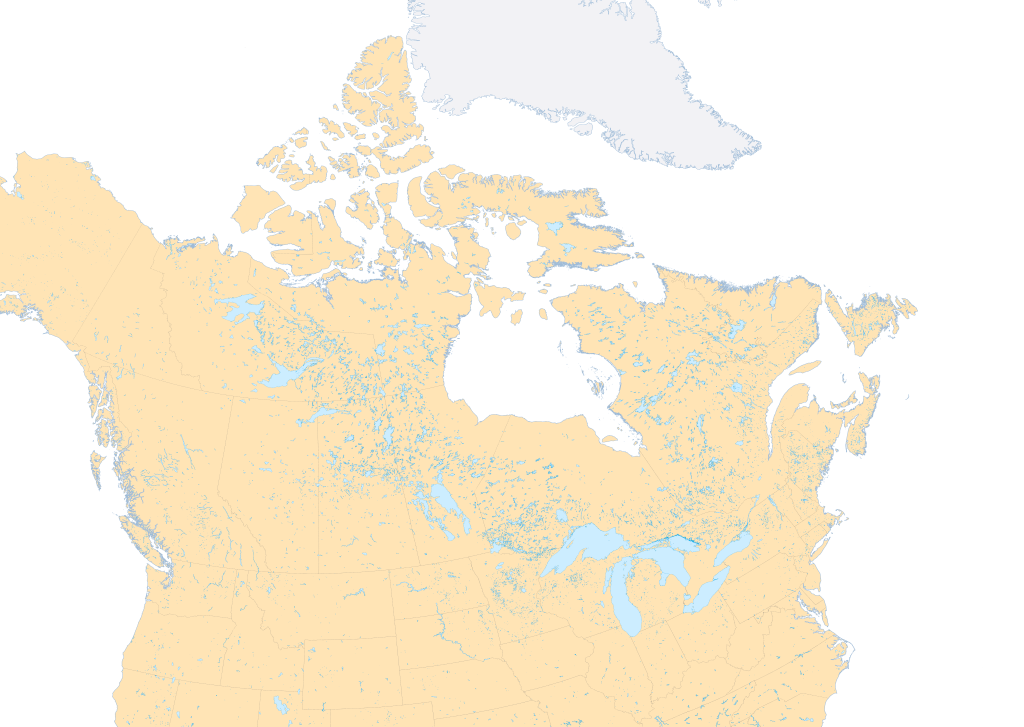
#> input picture overlay.png, 6141 x 4357 px (shown at 1/6 size)
$ python -i processor.py   (imports and definitions only)
#> lines starting #> are read from the running program, lines starting #| are printed output that depends on the picture; after the words box and inside, x2 and y2 are one past the last pixel; in counts of white or black regions, pixels touching at a corner belong together
"""
🖼️ Image Processing Engine (Vercel Native)
────────────────────────────────────────
Converts grayscale ECCC synoptic maps into color-enhanced versions.
Preserves all meteorological features (isobars, labels, fronts)
and applies color only to background regions.
"""

import io
import logging
import time

import cv2
import numpy as np
from PIL import Image

import api.config as config

logger = logging.getLogger(__name__)

# [13 lines left out: functions _bytes_to_cv2, _cv2_to_bytes, not called in this run]

def extract_foreground(gray: np.ndarray) -> np.ndarray:
    """Extract foreground elements (isobars, text, weather symbols)."""
    _, foreground_mask = cv2.threshold(
        gray, config.FOREGROUND_THRESHOLD, 255, cv2.THRESH_BINARY_INV
    )
    edges = cv2.Canny(gray, 50, 150)
    combined = cv2.bitwise_or(foreground_mask, edges)
    kernel = np.ones((2, 2), np.uint8)
    combined = cv2.dilate(combined, kernel, iterations=1)
    return combined

# [53 lines left out: functions segment_land_water, apply_colors, smooth_color_boundaries, process_image, convert_original_to_png, not called in this run]

>>> import cv2
>>> picture = cv2.imread('../overlay.png', cv2.IMREAD_GRAYSCALE)
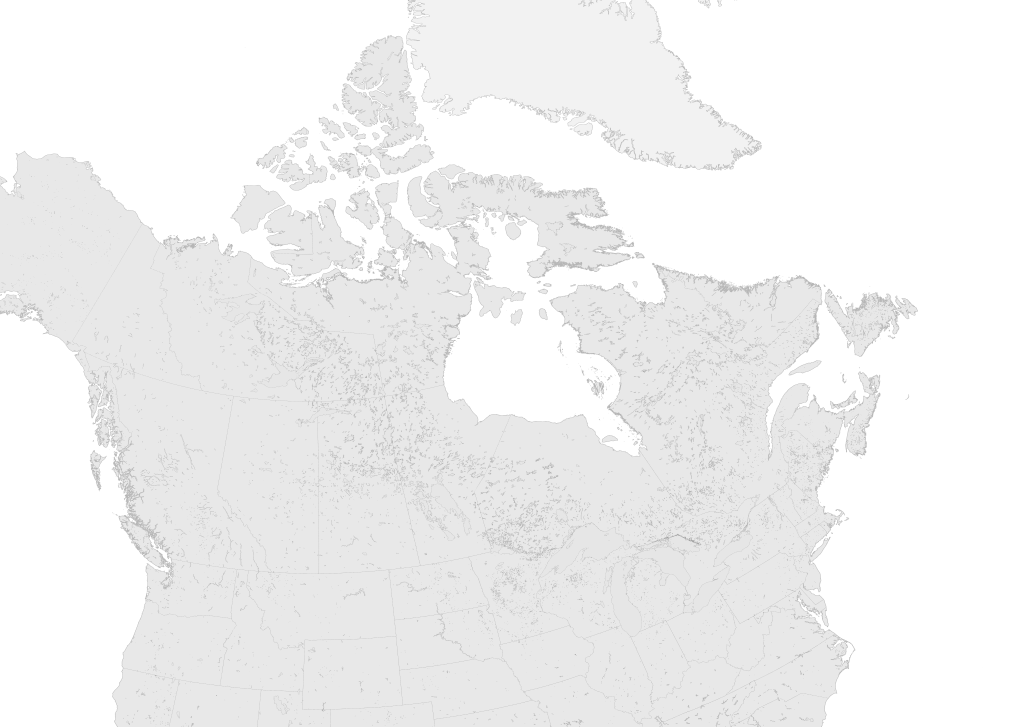
#> picture: shape (4357, 6141) (shown at 1/6 size); min 0, max 255, mean 241.6
>>> result = extract_foreground(picture)
#> in extract_foreground, `_, foreground_mask = cv2.threshold( gray, config.FOREGROUND_THRESHOLD,..`:
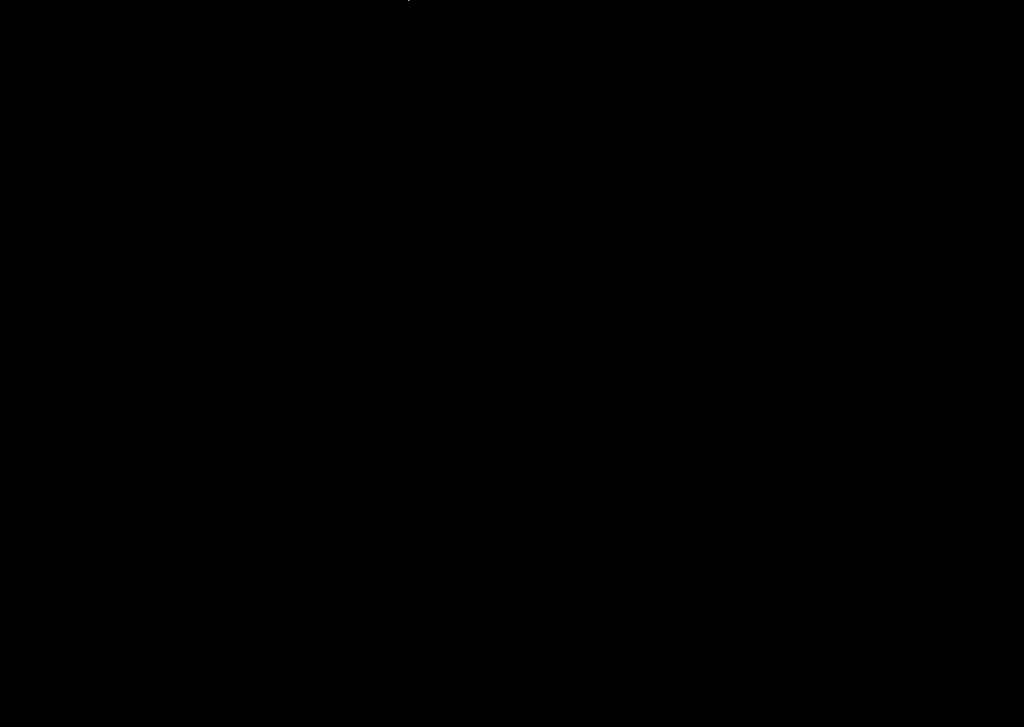
#> foreground_mask: shape (4357, 6141) (shown at 1/6 size); 0% white in thin lines or dots, all inside (x1, y1, x2, y2) = (2448, 0, 2459, 4)
#> in extract_foreground, `edges = cv2.Canny(gray, 50, 150)`:
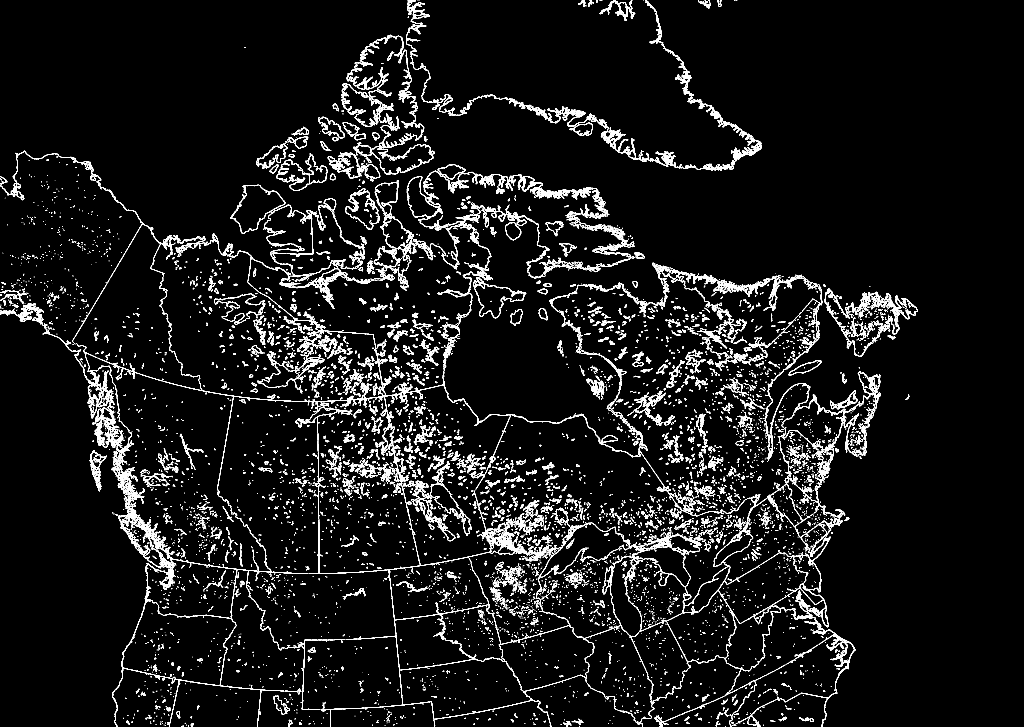
#> edges: shape (4357, 6141) (shown at 1/6 size); 2.7% white in thin lines or dots, all inside (x1, y1, x2, y2) = (0, 0, 5508, 4357)
#> in extract_foreground, `combined = cv2.dilate(combined, kernel, iterations=1)`:
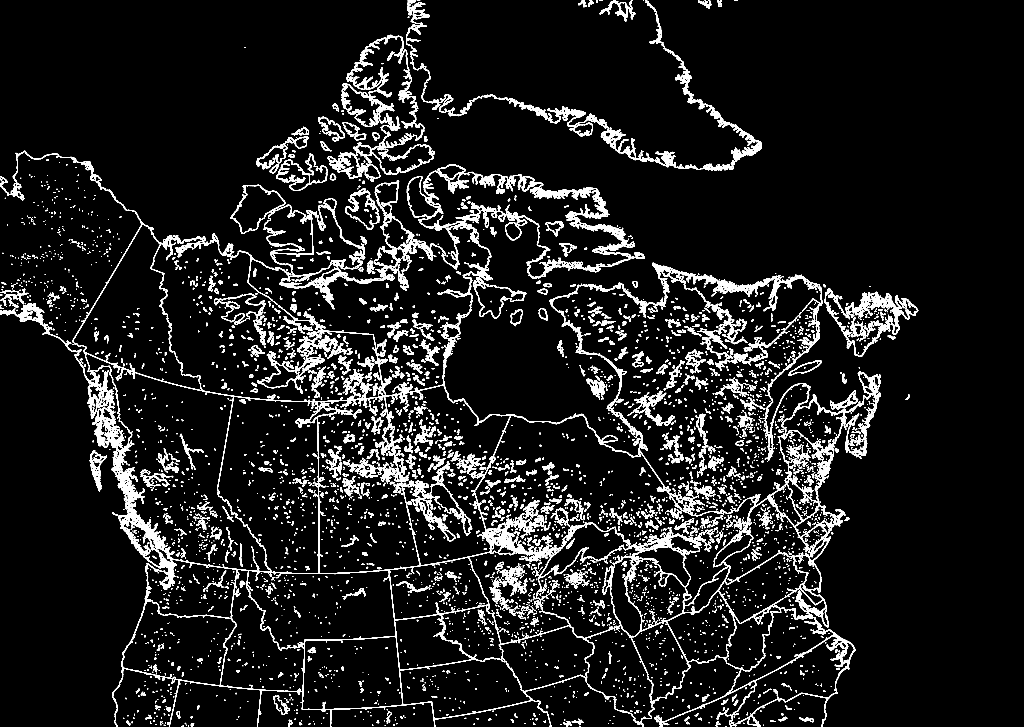
#> combined: shape (4357, 6141) (shown at 1/6 size); 5.9% white; 6937 white regions (1949 under 20 px), largest, box (x1, y1, x2, y2) and area: (0, 905, 5285, 4357) 554635, (2436, 0, 4571, 1025) 73115, (2080, 209, 2608, 1050) 42742
